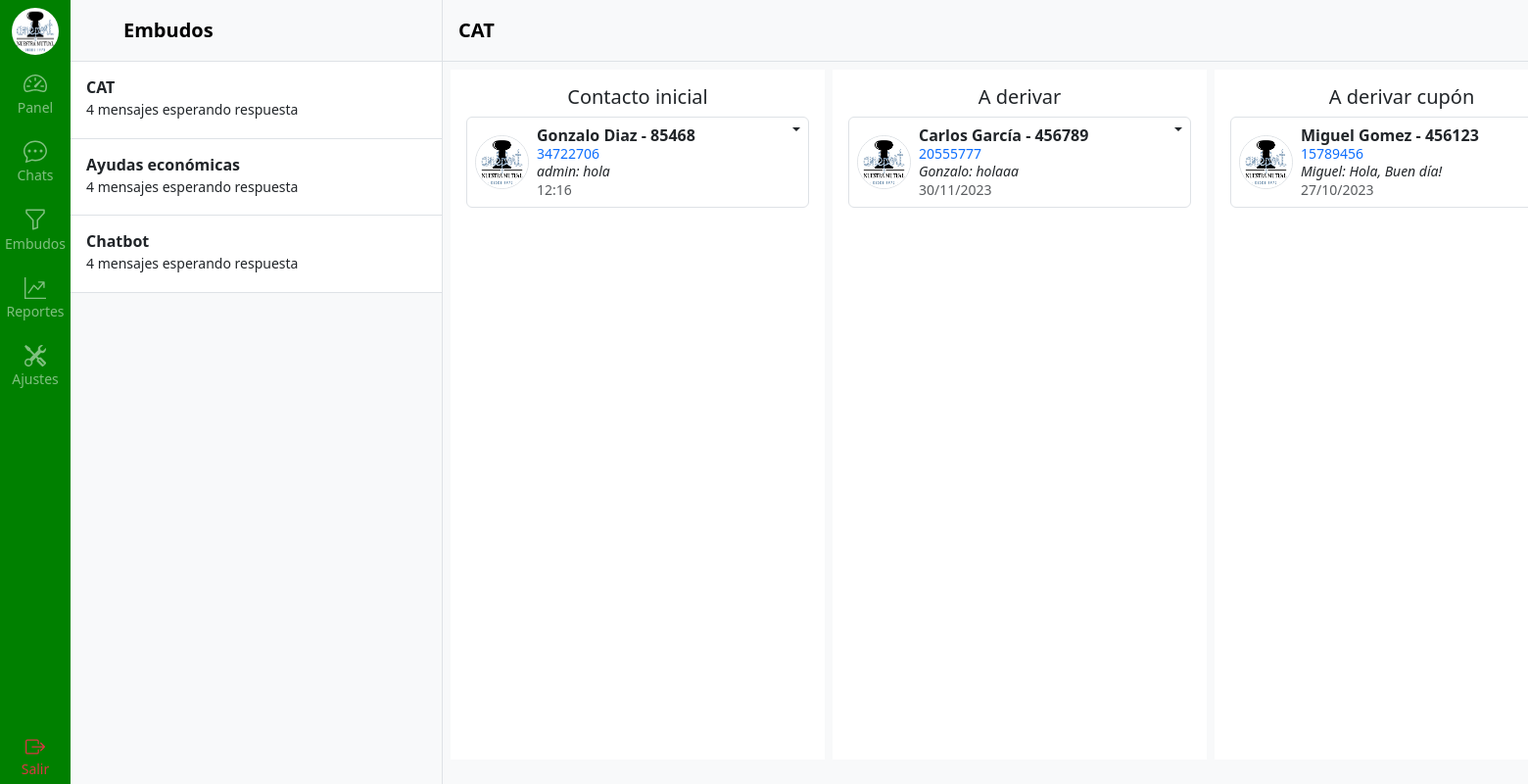
/rooms/embudo/1/ (signed in), run on the app's committed database.
### room/models.py (models this page shows, shortened)
class Sector(models.Model):
    nombre = models.CharField(max_length=100)
    def __str__(self):
        return self.nombre

class SectorTarea(models.Model):
    sector = models.ForeignKey(Sector, on_delete=models.CASCADE)
    nombre = models.CharField(max_length=100)
    activo = models.BooleanField()  # Para ver no se pierda las asignadas a un mensaje anterior si sacan una tarea
    def __str__(self):
        return self.nombre

class ContactoTarea(models.Model):
    contacto = models.ForeignKey(Room, related_name='contacto_tarea', on_delete=models.CASCADE)
    sector_tarea = models.ForeignKey(SectorTarea, on_delete=models.CASCADE)
    usuario = models.ForeignKey(User, on_delete=models.CASCADE, null=True)
    fecha_hora = models.DateTimeField(auto_now_add=True)

class Room(models.Model):
    nombre = models.CharField(max_length=100)
    apellido = models.CharField(max_length=100)
    dni = models.CharField(max_length=11)
    telefono = models.CharField(max_length=30)
    email = models.EmailField(max_length=60)
    empresa = models.CharField(max_length=100)
    nro_socio = models.PositiveIntegerField()
    integracion = models.ForeignKey(Integracion, on_delete=models.CASCADE)
    slug = models.SlugField(unique=True)

class Message(models.Model):
    contacto = models.ForeignKey(Room, related_name='messages', on_delete=models.CASCADE)
    usuario = models.ForeignKey(User, related_name='messages', on_delete=models.CASCADE, null=True)
    contenido = models.TextField()
    recibido = models.BooleanField(default=False)
    fecha_hora = models.DateTimeField(auto_now_add=True)
    class Meta:
        ordering = ('fecha_hora',)

### room/views.py (the view)
# urls.py: path('embudo/<int:id>/', views.embudo, name='embudo'),
@login_required
def embudo(request, id):
    sector = get_object_or_404(Sector, id=id)
    sectores = Sector.objects.prefetch_related('sectortarea_set').all()
    sector_tareas = SectorTarea.objects.filter(sector=sector).prefetch_related('contactotarea_set__contacto__messages').all()
    '''
    # ¿Mejora la performance si se obtiene el último mensaje en la vista en lugar de pasarle todos los mensajes al template?
    # Agregar el último mensaje a cada Room
    for sector_tarea in sector_tareas:
        for contacto_tarea in sector_tarea.contactotarea_set.all():
            last_message = contacto_tarea.contacto.messages.order_by('-fecha_hora').first()
            contacto_tarea.last_message = last_message
    '''
    return render(request, 'room/embudos.html', {'embudo': sector, 'embudos': sectores, 'sector_tareas': sector_tareas})

### templates/room/embudos.html (shortened to what this page needs)
{% extends 'base.html' %}
{% load static %}
{% load humanize %}
{% block content %}
{% include 'navbar.html' %}
<div class="d-flex flex-column align-items-stretch flex-shrink-0 bg-body-tertiary border-end" style="width: 380px;">
    <a href="/" class="d-flex align-items-center flex-shrink-0 p-3 link-body-emphasis text-decoration-none border-bottom">
      <svg class="bi pe-none me-2" width="30" height="24"><use xlink:href="#bootstrap"></use></svg>
      <span class="fs-5 fw-semibold">Embudos</span>
    </a>
    <div class="list-group list-group-flush border-bottom overflow-y-scroll">
      {% for embudo in embudos %}
        <a href="{% url 'room:embudo' embudo.id %}" class="list-group-item list-group-item-action py-3 lh-sm">
          <div class="d-flex w-100 align-items-center justify-content-between">
            <strong class="mb-1">{{ embudo.nombre }} </strong>
          </div>
          <div class="col-10 mb-1 small">4 mensajes esperando respuesta</div>
        </a>
      {% endfor %}
    </div>
</div>
{% if embudo %}
  {% include 'room/embudo_por_tarea.html' %}
{% else %}
  <div class="flex-grow-1 d-flex align-items-center justify-content-center bg-body-tertiary">
    <p class="text-secondary">Seleccione un embudo para ver los mensajes</p>
  </div>
{% endif %}
{% endblock %}

### templates/room/embudo_por_tarea.html (shortened to what this page needs)
{% load static %}
{% load humanize %}
<div class="d-flex flex-column w-100 bg-body-tertiary">
    <a href="/" class="d-flex align-items-center gap-3 link-body-emphasis text-decoration-none p-3 border-bottom bg-body-tertiary" style="height: 63px">
      <div>
        <h5 class="m-0 fs-5 fw-semibold">{{ embudo.nombre }}</h5>
      </div>
    </a>
    <div class="d-flex p-2 gap-2 bg-body-tertiary overflow-hidden" data-sector="{{ embudo.id }}" style="height: 90vh;">
        {% for sector_tarea in sector_tareas %}
        <div class="d-flex flex-column bg-white p-3">
            <h5 class="text-center">{{ sector_tarea }}</h5>
            <div class="d-flex flex-column gap-2" style="width: 350px;" data-sector_tarea="{{ sector_tarea.id }}">
                {% for contacto_tarea in sector_tarea.contactotarea_set.all %}
                    {% with contacto=contacto_tarea.contacto %}
                        <div class="usi-card d-flex gap-2 list-group-item lh-sm border rounded position-relative" data-contacto="{{ contacto.id }}">
                            <a href="{% url 'room:chat' contacto.slug %}" class="d-flex gap-2 list-group-item p-2 position-relative w-100" data-slug>
                                <div class="d-flex justify-content-center align-items-center">
                                    <img src="{% static 'img/logo.png' %}" alt="mdo" width="55" height="55" class="rounded-circle border" data-thumbnail>
                                </div>
                                <div class="w-100">
                                    <div class="d-flex justify-content-between">
                                        <div class="d-flex flex-column pe-2">
                                            {% if contacto.nombre %}
                                            <strong data-cabecera>{{ contacto.nombre }} {{ contacto.apellido}} - {{ contacto.nro_socio }}</strong>
                                            {% else %}
                                            <strong data-cabecera>{{ contacto.telefono }}</strong>
                                            {% endif %}
                                            <small class="text-primary" data-dni>{{ contacto.dni }}</small>
                                        </div>
                                    </div>
                                    {% with ultimo_mensaje=contacto.messages.last %}
                                    <div class="col-12">
                                        <p class="mb-0 small fst-italic" >
                                            <span data-usuario>
                                                {% if ultimo_mensaje.usuario %}
                                                    {{ ultimo_mensaje.usuario }}:
                                                {% else %}
                                                    {{ ultimo_mensaje.contacto }}:
                                                {% endif %}
                                            </span>
                                            <span data-mensaje>{{ ultimo_mensaje.contenido|truncatechars:50 }}</span>
                                        </p>
                                        <small class="text-body-secondary flex-end" data-fecha>
                                            {% now "d/m/Y" as todays_date %}
                                            {% if todays_date == ultimo_mensaje.fecha_hora|date:"d/m/Y" %}
                                                {{ ultimo_mensaje.fecha_hora|time:"H:i" }}
                                            {% else %}
                                                {{ ultimo_mensaje.fecha_hora|date:"d/m/Y" }}
                                            {% endif %}
                                        </small>
                                    </div>
                                    {% endwith %}
                                </div>
                            </a>
                            <div class="dropdown position-absolute top-0 end-0">
                                <button class="btn py-0 px-2 dropdown-toggle" type="button" data-bs-toggle="dropdown" aria-expanded="false" style="border: none !important; outline: none;"></button>
                            </div>
                        </div>
                    {% endwith %}
                {% endfor %}
            </div>
        </div>
        {% endfor %}
    </div>
</div>

### static/css/style.css (style rules this page uses)
.usi-card { width: 350px; }

### data on the page
Sector: nombre "CAT"
Sector: nombre "Ayudas económicas"
Sector: nombre "Chatbot"
SectorTarea: nombre "Contacto inicial"
ContactoTarea: contacto.nombre "Gonzalo", contacto.apellido "Diaz", contacto.nro_socio "85468", contacto.dni "34722706"
Message: usuario "admin", contenido "hola", fecha_hora "12:16"
SectorTarea: nombre "A derivar"
ContactoTarea: contacto.nombre "Carlos", contacto.apellido "García", contacto.nro_socio "456789", contacto.dni "20555777"
Message: usuario "Gonzalo", contenido "holaaa", fecha_hora "30/11/2023"
SectorTarea: nombre "A derivar cupón"
ContactoTarea: contacto.nombre "Miguel", contacto.apellido "Gomez", contacto.nro_socio "456123", contacto.dni "15789456"
Message: usuario "Miguel", contenido "Hola, Buen día!", fecha_hora "27/10/2023"
